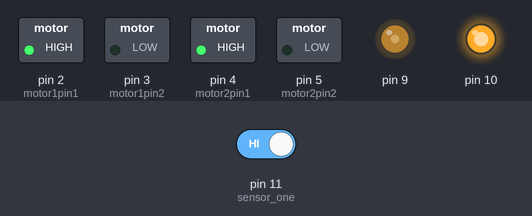
This sketch was run on a simulated Arduino Uno, built with avr-gcc and run on an emulated ATmega328P. On the bench: switched loads named in the sketch (green lamp = pin HIGH), output pins drawn as LEDs (lit = HIGH). Inputs (shaded band) come from the test bench; at power-on: pin 11 (sensor_one) HIGH.

Above: at 0.1 s.
Timing chart, 0 to 1.6 s (numbered marks = the images above):
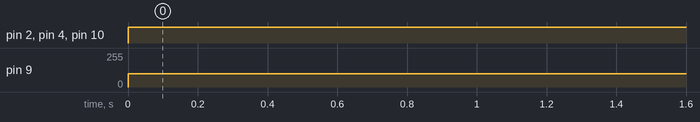

The sketch:

Analog_motor.ino
```cpp
  int motor1pin1 = 2;
  int motor1pin2 = 3;

  int motor2pin1 = 4;
  int motor2pin2 = 5;


  int sensor_one = 11;
  int sensor_two = 6;
  unsigned long start_time_one = 0;
  unsigned long start_time_two = 0;
  unsigned long end_time_one = 0;
  unsigned long end_time_two = 0;
  int steps_one=0;
  int steps_two=0;
  float steps_old_one=0;
  float steps_old_two=0;
  float temp_one=0;
  float temp_two=0;
  float rps_one=0;
  float rps_two=0;
  float speeed=100;
void setup() {
  // put your setup code here, to run once:
  pinMode(motor1pin1, OUTPUT);
  pinMode(motor1pin2, OUTPUT);
  pinMode(motor2pin1, OUTPUT);
  pinMode(motor2pin2, OUTPUT);

  pinMode(9, OUTPUT);
  pinMode(10, OUTPUT);

  Serial.begin(9600);
  pinMode(sensor_one,INPUT_PULLUP);
  pinMode(sensor_two,INPUT_PULLUP);

}

void loop() {
  // put your main code here, to run repeatedly:

  //Controlling speed (0 = off and 255 = max speed):
  analogWrite(9, speeed); //ENA pin
  analogWrite(10, 255); //ENB pin

  //Controlling spin direction of motors:
  digitalWrite(motor1pin1, HIGH);//ENA
  digitalWrite(motor1pin2, LOW);

  digitalWrite(motor2pin1, HIGH);//ENB
  digitalWrite(motor2pin2, LOW);
  delay(1000);

 start_time_one=millis();
 start_time_two=millis();
 end_time_one=start_time_one+1000;
 end_time_two=start_time_two+1000;
 while(millis()<end_time_one)
 {
   if(digitalRead(sensor_one))
   {
    steps_one=steps_one+1;
    while(digitalRead(sensor_one));
   }
     if(digitalRead(sensor_two))
   {
    steps_two=steps_two+1;
    while(digitalRead(sensor_two));
   }


 }
    temp_one=steps_one-steps_old_one;
    steps_old_one=steps_one;
    rps_one=(temp_one/9);

    temp_two=steps_two-steps_old_two;
    steps_old_two=steps_two;
    rps_two=(temp_two/9);

    Serial.print(rps_one);
    Serial.print("   ");
    Serial.println(rps_two);
if(rps_one>rps_two){

  speeed=speeed-1;
}
else if(rps_one<rps_two){

  speeed=speeed+0.5;
}
//  digitalWrite(motor1pin1, LOW);
//  digitalWrite(motor1pin2, HIGH);

//  digitalWrite(motor2pin1, LOW);
//  digitalWrite(motor2pin2, HIGH);
//  delay(1000);
}
```

Measured:
- by itself, pin 2 (motor1pin1), pin 4 (motor2pin1), pin 10: LOW → HIGH at 0.00 s
- by itself, pin 9: 0/255 → 100/255 at 0.00 s
